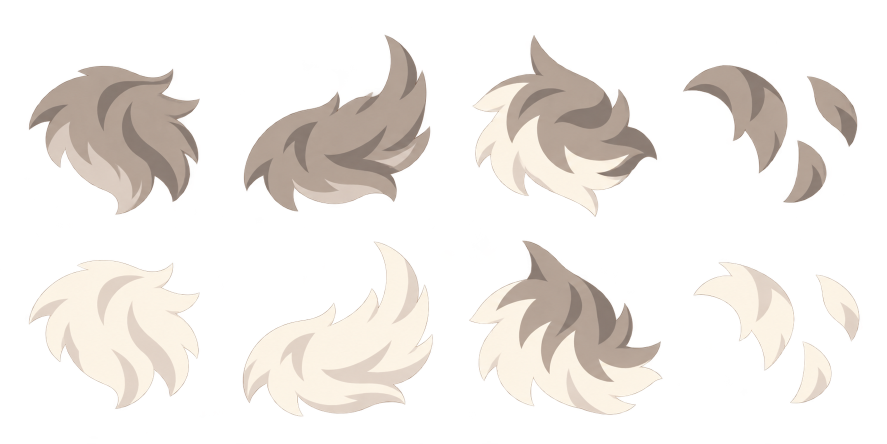
#> input picture 毛球满屋/Art/grooming_fur_v1/fur_fall_fx.png, 1774 x 887 px (shown at 1/2 size)
$ python index_fall_variants.py
#> lines starting #> are read from the running program, lines starting #| are printed output that depends on the picture; after the words box and inside, x2 and y2 are one past the last pixel; in counts of white or black regions, pixels touching at a corner belong together
"""Index the 12 connected fur pieces without modifying the supplied PNG."""
from pathlib import Path
import hashlib
import json
from PIL import Image
import numpy as np

root = Path(__file__).parent
source = root / 'fur_fall_fx.png'
alpha = np.asarray(Image.open(source))[:, :, 3]
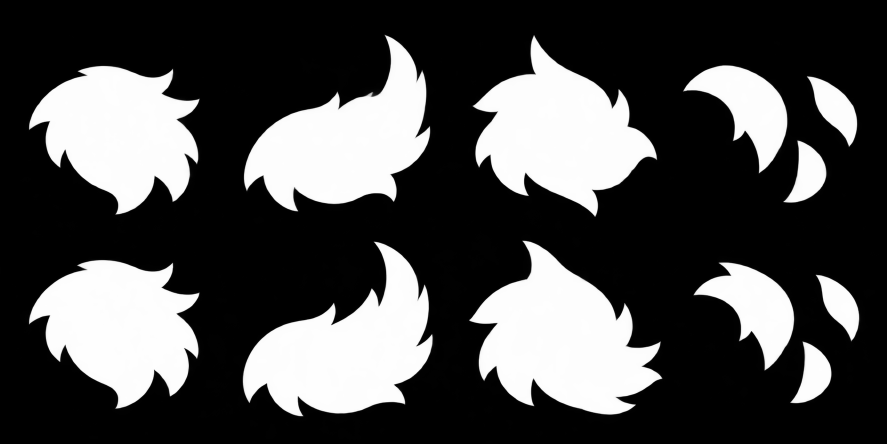
#> alpha: shape (887, 1774) (shown at 1/2 size); min 0, max 255, mean 75.2
active = alpha > 32
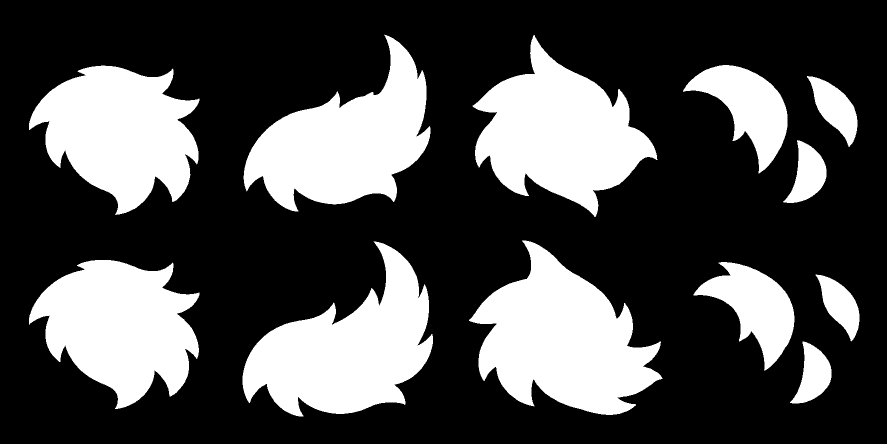
#> active: shape (887, 1774) bool (shown at 1/2 size); 30.2% white; 12 white regions, largest, box (x1, y1, x2, y2) and area: (938, 481, 1325, 830) 75731, (485, 483, 866, 833) 69965, (945, 70, 1315, 434) 69475
height, width = active.shape
#> height = 887; width = 1774
pieces = []
for y in range(height):
    for x in range(width):
        if not active[y, x]:
            continue
        stack = [(x, y)]
        active[y, x] = False
        xmin = xmax = x
        ymin = ymax = y
        area = 0
        while stack:
            px, py = stack.pop()
            area += 1
            xmin, xmax = min(xmin, px), max(xmax, px)
            ymin, ymax = min(ymin, py), max(ymax, py)
            for nx, ny in ((px-1, py), (px+1, py), (px, py-1), (px, py+1)):
                if 0 <= nx < width and 0 <= ny < height and active[ny, nx]:
                    active[ny, nx] = False
                    stack.append((nx, ny))
        if area > 2000:
            pieces.append([xmin, ymin, xmax+1, ymax+1, area])
#> active: shape (887, 1774) bool; every value is 0
pieces.sort(key=lambda p: (int(p[1] >= 450), p[0]))
assert len(pieces) == 12, pieces
sprites = {}
for i, (x0, y0, x1, y1, area) in enumerate(pieces):
    palette = 'gray' if i < 6 else 'cream'
    ordinal = i % 6
    role = 'clump' if ordinal < 3 else 'shard'
    name = f'fall_variant_{palette}_{ordinal+1}'
    x0, y0 = max(0, x0-2), max(0, y0-2)
    x1, y1 = min(width, x1+2), min(height, y1+2)
    sprites[name] = dict(file=source.name, region=[x0, y0, x1-x0, y1-y0], palette=palette, role=role)
    atlas_dir = root / 'fall_variants'
    atlas_dir.mkdir(exist_ok=True)
    (atlas_dir / f'{name}.tres').write_text(
        '[gd_resource type="AtlasTexture" load_steps=2 format=3]\n\n'
        '[ext_resource type="Texture2D" path="res://Art/grooming_fur_v1/fur_fall_fx.png" id="1"]\n\n'
        '[resource]\natlas = ExtResource("1")\n'
        f'region = Rect2({x0}, {y0}, {x1-x0}, {y1-y0})\nfilter_clip = true\n', encoding='utf-8')
result = dict(source_sha256=hashlib.sha256(source.read_bytes()).hexdigest(), sprites=sprites)
(root / 'fall_variants.json').write_text(json.dumps(result, ensure_ascii=False, indent=2)+'\n', encoding='utf-8')
print(json.dumps(result, ensure_ascii=False))
#> (printed output is left out)
